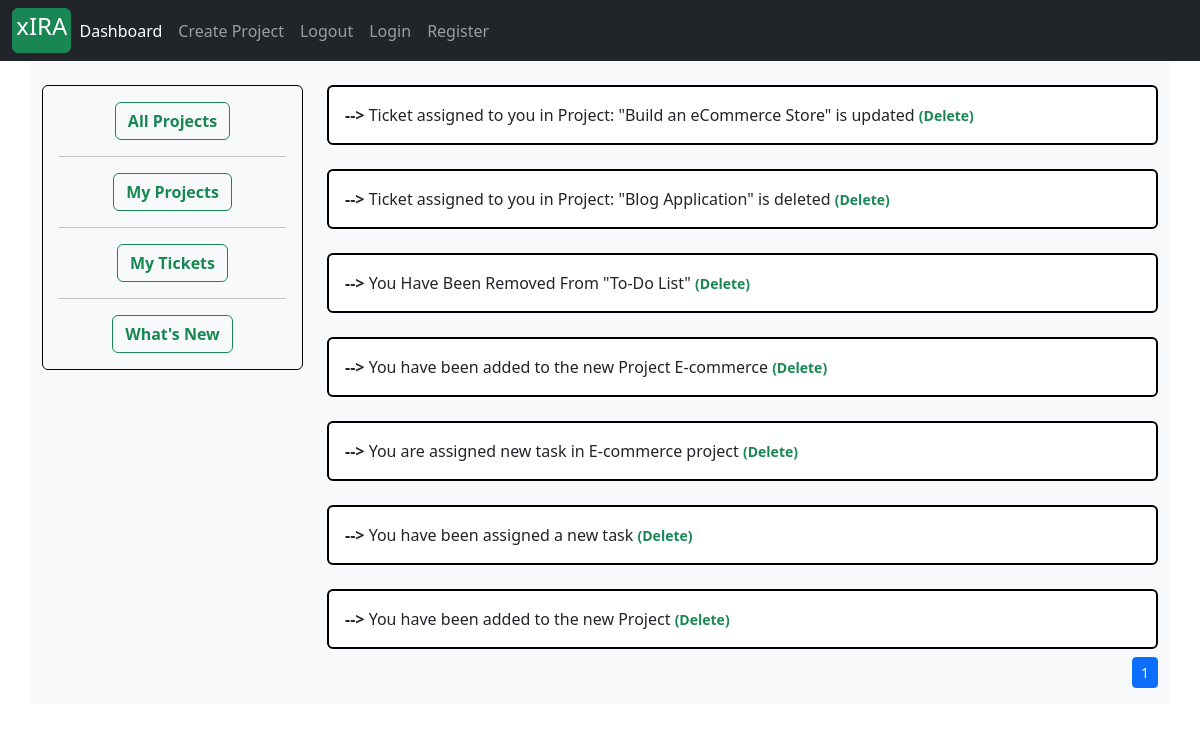
The page /ticket/see_notification/ (signed in) on the database as committed earlier.
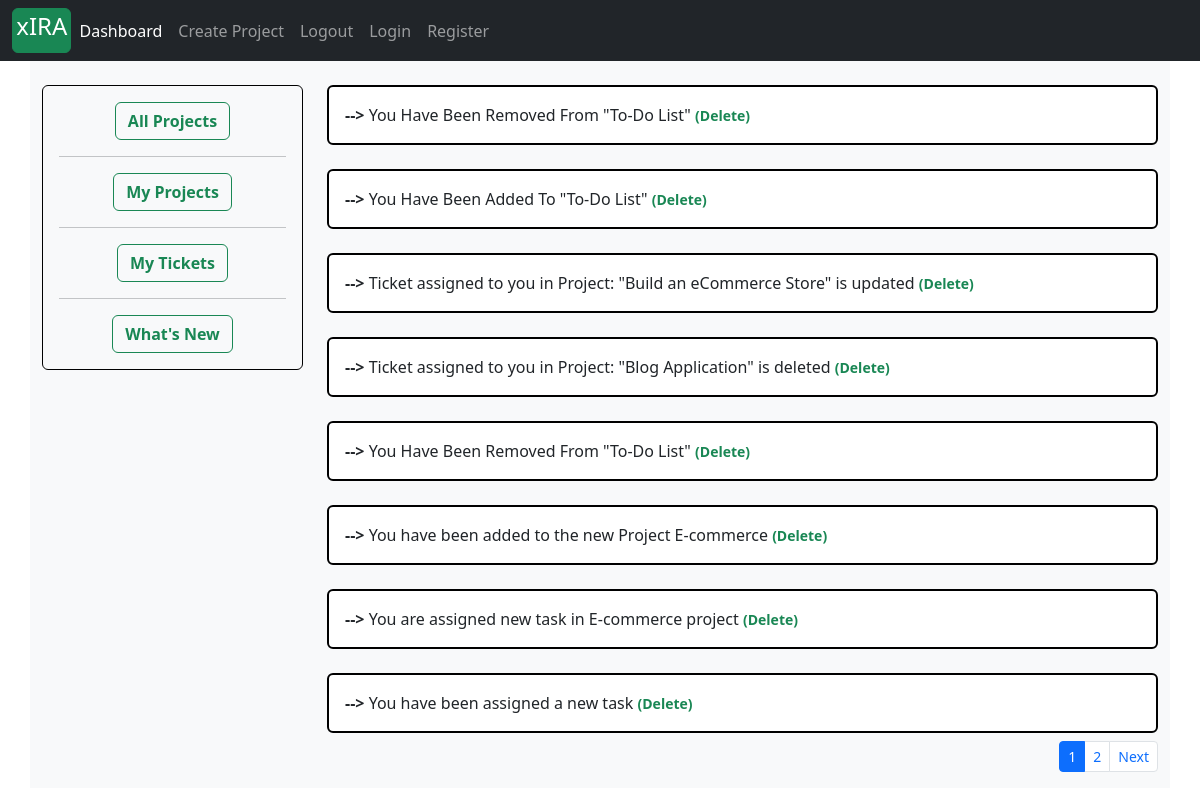
The same page on the database as committed later.
### accounts/models.py (models this page shows)
class Information(models.Model):
    notification = models.CharField(max_length=400)
    user = models.ForeignKey(Account, on_delete=models.CASCADE)
    is_seen = models.BooleanField(default=False)
    created_at = models.DateTimeField(auto_now_add=True)
    def is_not_seen(self):
        if self.is_seen == False:
            self.is_seen = True
            self.save()
            return True
        else:
            return False

### tickets/views.py (the view)
# urls.py: path('see_notification/', views.get_notification, name='get_notifications'),
def get_notification(request):
    if request.user.is_authenticated:
        notify = Information.objects.filter(user__id=request.user.id).order_by('-created_at')
        page_no = request.GET.get('page')
        page_object = Paginator(notify, 8)
        if page_no is None:
            notify = page_object.get_page(1)
        else:
            notify = page_object.get_page(page_no)
        context = {
            'notification': notify,
        }
        return render(request, 'my_notifications.html', context)
    return HttpResponse('Kindly Login to get notifications')

### projects/context_processors.py (called while the page is built)
def create_project_form(request):
    form = ProjectCreationForm()
    context = {
        'project_creation_form': form
    }
    return context

### templates/my_notifications.html (shortened to what this page needs)
{% extends 'base.html' %}
{% block content %}
<div class="container">
 <div class="row bg-light">
    <div class="col-sm-3 mt-4" style="">
      <div class="card bg bg-light" style="border: 1px solid black;">
    <div class="card-body text-center">
      <a href="{% url 'dashboard' %}" class="btn btn-outline-success"  style="text-decoration: none"><strong>All Projects</strong></a>
    <hr>
      <a href="{% url 'dashboard' request.user.id %}" class="btn btn-outline-success"  style="text-decoration: none"><strong>My Projects</strong></a>
    <hr>
      <a href="{% url 'user_ticket_dashboard' %}" class="btn btn-outline-success"  style="text-decoration: none"><strong>My Tickets</strong></a>
    <hr>
		  <a href="{% url 'get_notifications' %}" class="btn btn-outline-success"  style="text-decoration: none"><strong>What's New</strong></a>
    </div>
      </div>
    </div>
    <div class="col-lg" style="">
        {% if notification %}
                {% for notify in notification %}
                <div class="card mt-4 {% if notify.is_not_seen %} bg-primary {% endif %}"  style="border: 2px solid black;">
                <div class="card-body">
                   <strong> --> </strong>{{notify.notification}}
                    <a  href="{% url 'delete_notifications' notify.id %}" type="button" class = "text-success" style="text-decoration: none" aria-label="Close">
                            <strong><small>(Delete)</small></strong>
                    </a>
                </div>
                </div>
                {% endfor %}
                <nav aria-label="Page navigation example">
              <ul class="pagination justify-content-end pagination-sm mt-2">
                      {% for page_no in notification.paginator.page_range %}
                        {% if notification.number == page_no %}
                                <li class="page-item active"><a class="page-link" href="?page={{page_no}}">{{page_no}}</a></li>
                        {% else %}
                                <li class="page-item "><a class="page-link" href="?page={{page_no}}">{{page_no}}</a></li>
                        {% endif %}
                    {% endfor %}
                    {% if notification.has_next %}
                        <li class="page-item"><a class="page-link" href="?page={{notification.next_page_number}}">Next</a></li>
                    {% endif %}
              </ul>
        </nav>
        {% else %}
        <div class="container mt-4">
        <h4>You Do not have any notifications Yet !!!!</h4>
        </div>
        {% endif %}
        </div>
        </div>
        </div>
{% endblock %}

Rows that differ between the two databases and show on the page:
no longer on this page (row unchanged): Information: notification "You have been added to the new Project"
added Information: notification "You Have Been Removed From \"To-Do List\""
added Information: notification "You Have Been Added To \"To-Do List\""
Other text that changed with them:
new list line: "2"
text now shown: "Next"
